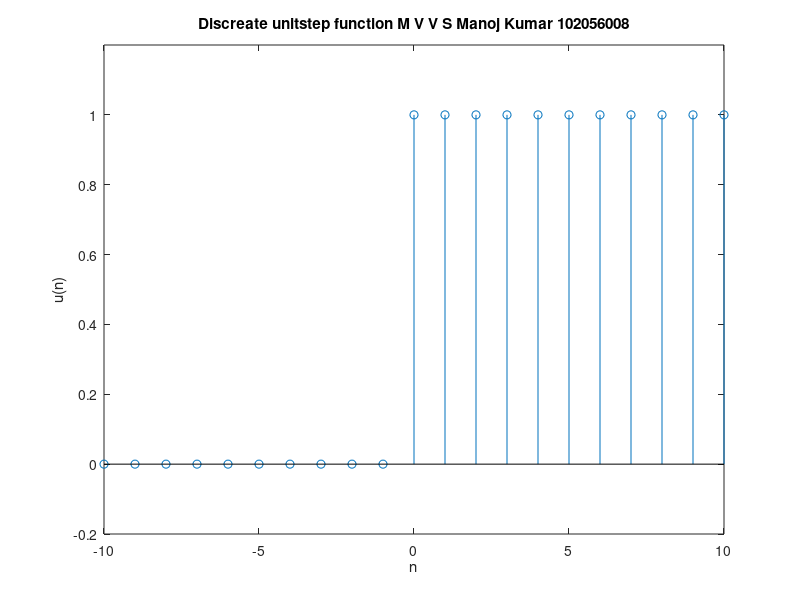

Write MATLAB code to recreate this figure.
%% signals and systems lab 

clc;
clear;
close all;
t1= -10:1: -1;
t2= 0:1:10;
u1= zeros(size(t1));
u2= ones(size(t2));
t= [t1 t2];
u= [u1 u2];
stem(t,u);
ylim([-0.2,1.2]);
xlabel('n')
ylabel('u(n)')
title("Discreate unitstep function M V V S Manoj Kumar 102056008")
